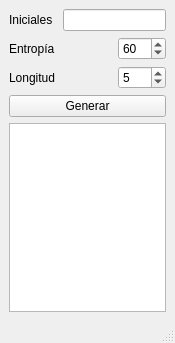
<?xml version="1.0" encoding="UTF-8"?>
<ui version="4.0">
 <class>MainWindow</class>
 <widget class="QMainWindow" name="MainWindow">
  <property name="enabled">
   <bool>true</bool>
  </property>
  <property name="geometry">
   <rect>
    <x>0</x>
    <y>0</y>
    <width>175</width>
    <height>343</height>
   </rect>
  </property>
  <property name="sizePolicy">
   <sizepolicy hsizetype="Fixed" vsizetype="Fixed">
    <horstretch>0</horstretch>
    <verstretch>0</verstretch>
   </sizepolicy>
  </property>
  <property name="minimumSize">
   <size>
    <width>175</width>
    <height>343</height>
   </size>
  </property>
  <property name="maximumSize">
   <size>
    <width>175</width>
    <height>343</height>
   </size>
  </property>
  <property name="contextMenuPolicy">
   <enum>Qt::NoContextMenu</enum>
  </property>
  <property name="windowTitle">
   <string notr="true">PassPhrase</string>
  </property>
  <property name="toolTip">
   <string notr="true"/>
  </property>
  <property name="statusTip">
   <string notr="true"/>
  </property>
  <property name="whatsThis">
   <string notr="true"/>
  </property>
  <property name="accessibleName">
   <string notr="true"/>
  </property>
  <property name="accessibleDescription">
   <string notr="true"/>
  </property>
  <widget class="QWidget" name="centralwidget">
   <layout class="QGridLayout" name="gridLayout">
    <item row="0" column="0">
     <widget class="QLabel" name="label">
      <property name="text">
       <string>Iniciales</string>
      </property>
     </widget>
    </item>
    <item row="0" column="1" colspan="2">
     <widget class="QLineEdit" name="lineEdit"/>
    </item>
    <item row="1" column="0">
     <widget class="QLabel" name="label_2">
      <property name="text">
       <string>Entropía</string>
      </property>
     </widget>
    </item>
    <item row="2" column="0" colspan="2">
     <widget class="QLabel" name="label_3">
      <property name="text">
       <string>Longitud</string>
      </property>
     </widget>
    </item>
    <item row="2" column="2">
     <widget class="QSpinBox" name="spinBox_2">
      <property name="maximum">
       <number>20</number>
      </property>
      <property name="value">
       <number>5</number>
      </property>
     </widget>
    </item>
    <item row="3" column="0" colspan="3">
     <widget class="QPushButton" name="pushButton">
      <property name="text">
       <string>Generar</string>
      </property>
     </widget>
    </item>
    <item row="4" column="0" colspan="3">
     <widget class="QTextBrowser" name="textBrowser"/>
    </item>
    <item row="1" column="2">
     <widget class="QSpinBox" name="spinBox">
      <property name="maximum">
       <number>300</number>
      </property>
      <property name="value">
       <number>60</number>
      </property>
     </widget>
    </item>
   </layout>
  </widget>
  <widget class="QStatusBar" name="statusbar"/>
 </widget>
 <resources/>
 <connections/>
</ui>
